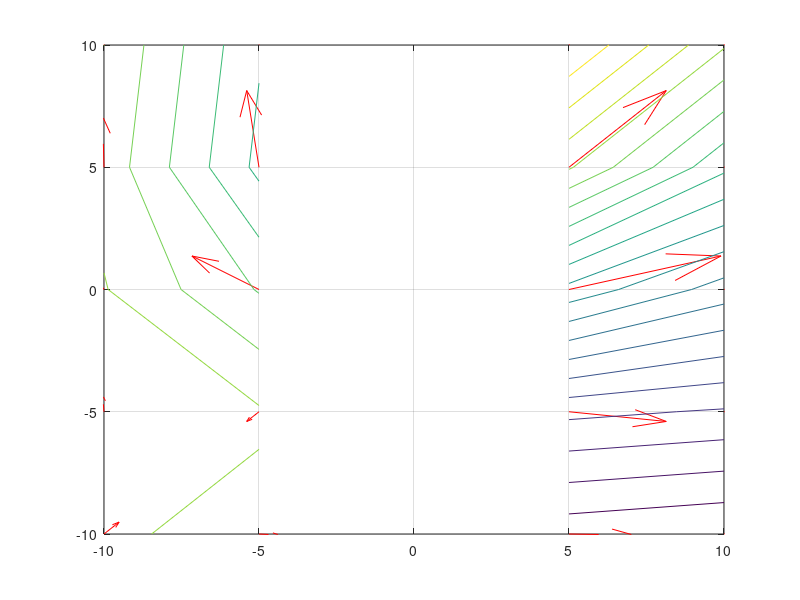

MATLAB code for this plot:
clc,clear

% Obter componentes de velocidade
%syms u v X Y m pi
%psi = (u.*Y - v.*X) + (m/(2*pi)*atand(Y./X)); %(escoamento uniforme) + (fonte/sumidouro)
%disp(matlabFunction(diff(psi,Y))) % u
%disp(matlabFunction(diff(-psi,X))) % v

% Escoamento uniforme
alpha = 45;
V = 1;

% Fonte/sumidouro
m = 1;

num = 5;
vec_x = linspace(-10,10,num);
vec_y = linspace(-10,10,num);

[X,Y] = meshgrid(vec_x,vec_y);

u1 = V*cosd(alpha);
v1 = V*sind(alpha);
u = zeros(num);
v = zeros(num);
for i = 1:num
    for j = 1:num
        u(i,j) = u1 + 90 * m ./ (pi ^ 2 * X(i,j) .* (1 + Y(i,j) .^ 2 ./ X(i,j) .^ 2));
        v(i,j) = v1 + 90 * Y(i,j) .* m ./ (pi ^ 2 * X(i,j) .^ 2 .* (1 + Y(i,j) .^ 2 ./ X(i,j) .^ 2));
    end
end

figure(1),clf
quiver(X,Y,u,v,'r'),grid on,hold on
psi = (u.*Y - v.*X) + (m/(2*pi)*atand(Y./X));
contour(X,Y,psi,20)
